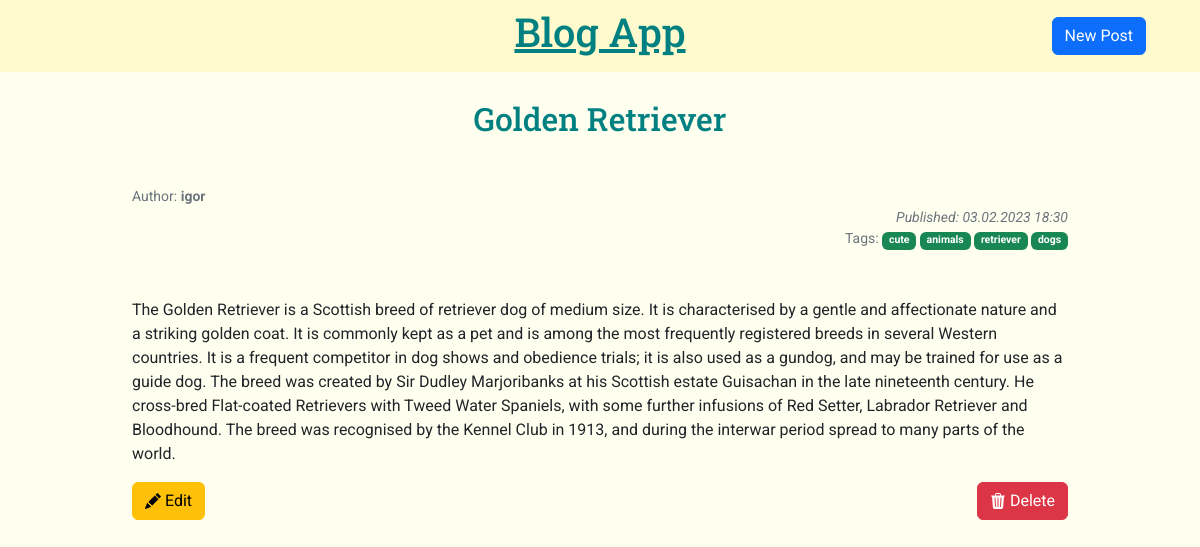
Screenshot of /blog_app/post/2/ with the database file from the repository.
### blog_app/models.py (models this page shows, shortened)
class Post(models.Model):
	title = models.CharField(max_length=200)
	author = models.ForeignKey("auth.user", on_delete=models.CASCADE) # many-to-one relationship
	date = models.DateTimeField(auto_now_add=True)
	text = models.TextField()
	slug = models.SlugField(unique=True, max_length=100, null=False, default="")
	tags = TaggableManager()

### blog_app/views.py (the view)
# urls.py: path("post/<int:pk>/", views.BlogDetailView.as_view(), name="post_detail"),
class BlogDetailView(DetailView):
	model = Post
	template_name = "blog_app/post.html"

### blog_app/templates/blog_app/post.html (shortened to what this page needs)
{% extends "blog_app/base.html" %}
{% block content %}
<div class="container post-entry my-container">
	<h2 class="text-center mb-5">{{ post.title }}</h2>
	<p class="text-secondary small mb-0">Author: <b>{{ post.author }}</b></p>
	<p class="text-end text-secondary small mb-0"><i>Published: {{ post.date|date:"d.m.Y H:i" }}</i></p>
	<p class="text-end text-secondary small">Tags:
		{% for tag in post.tags.all %}
		<a href="{% url 'tagged' tag.slug %}" class="badge bg-success text-decoration-none">{{ tag }}</a>
		{% endfor %}
	</p>
	<p class="mt-5">{{ post.text }}</p>
	<a href="{% url 'edit_post' post.pk %}" class="btn btn-warning float-start">
		Edit
	</a>
	<a href="{% url 'delete_post' post.pk %}" class="btn btn-danger float-end">
		Delete
	</a>
</div>
{% endblock content %}

### static/css/main.css (style rules this page uses)
body { font-family: "Roboto", sans-serif; background: ivory; }
header nav.navbar h1 a, .post-entry h2 { font-family: "Roboto Slab", serif; color: teal; }
.my-container { max-width: 960px; margin-top: 100px; }

### rows the page displays
Post: title "Golden Retriever", author "igor", date "03.02.2023 18:30", text "The Golden Retriever is a Scottish breed of retriever dog of medium size. It is characterised by a gentle and affectionate nature and a striking golden coat. It is commonly kept as a pet and is among the most frequently registered breeds in several Western countries. It is a frequent competitor in dog shows and obedience trials; it is also used as a gundog, and may be trained for use as a guide dog. The breed was created by Sir Dudley Marjoribanks at his Scottish estate Guisachan in the late nineteenth century. He cross-bred Flat-coated Retrievers with Tweed Water Spaniels, with some further infusions of Red Setter, Labrador Retriever and Bloodhound. The breed was recognised by the Kennel…"
Tag: name "cute"
Tag: name "animals"
Tag: name "retriever"
Tag: name "dogs"
